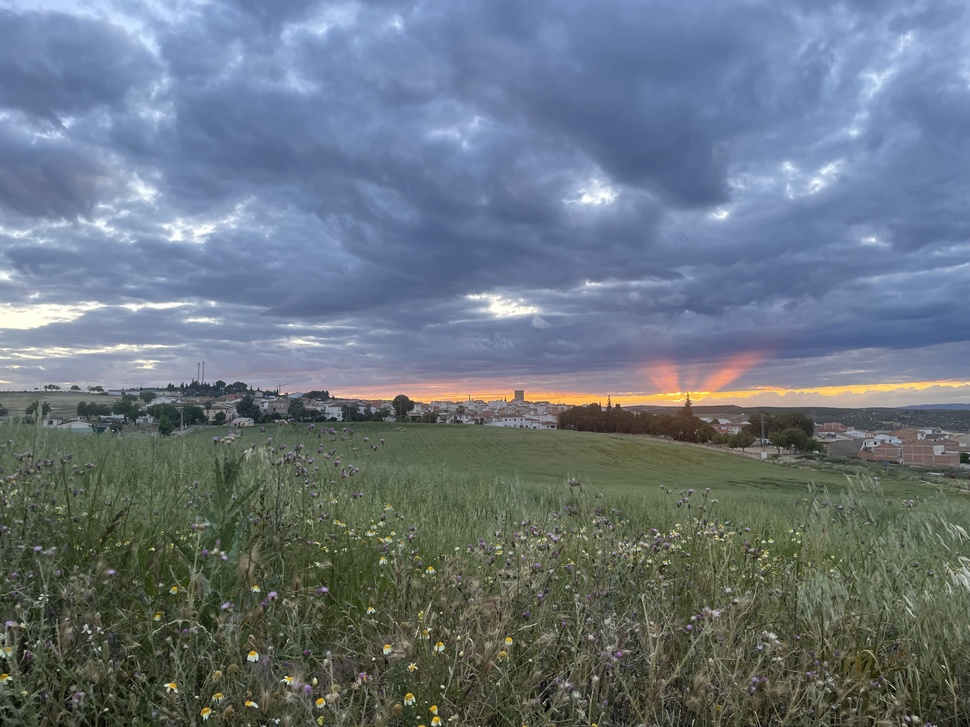
#> input picture ejercicioscapitulo6/imagen.jpg, 970 x 727 px, shrunk from 4032 x 3024 before the run
$ python umbral_adaptativo_media.py
#> lines starting #> are read from the running program, lines starting #| are printed output that depends on the picture; after the words box and inside, x2 and y2 are one past the last pixel; in counts of white or black regions, pixels touching at a corner belong together
# umbral_adaptativo_media.py
import cv2
import matplotlib.pyplot as plt

img = cv2.imread('imagen.jpg', 0)
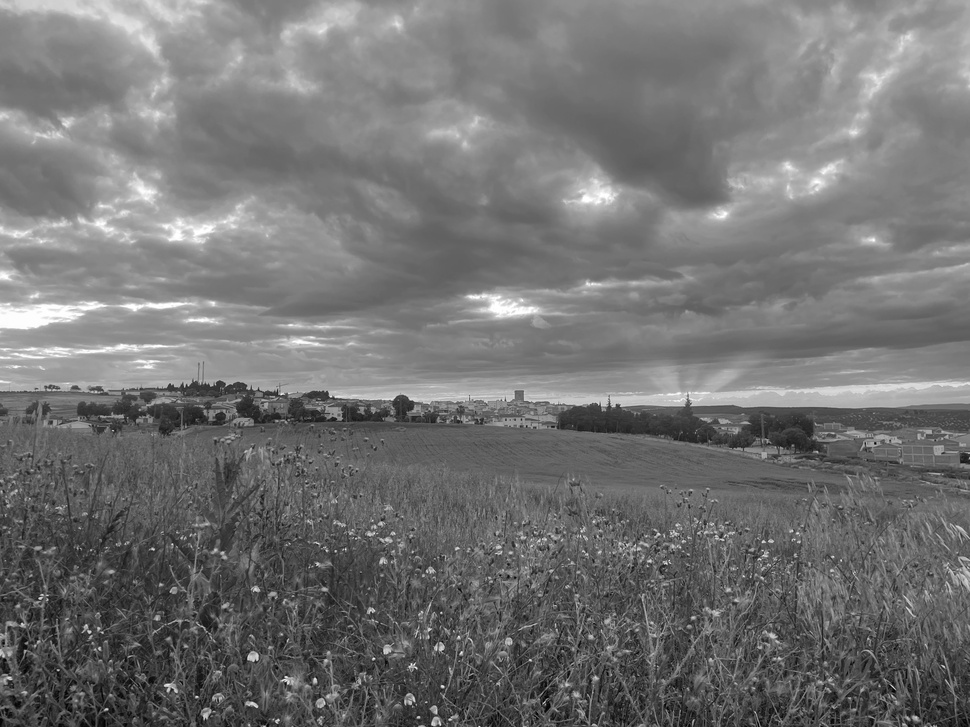
#> img: shape (727, 970); min 0, max 255, mean 114.9

t_adapt_mean = cv2.adaptiveThreshold(img, 255, cv2.ADAPTIVE_THRESH_MEAN_C, cv2.THRESH_BINARY, 11, 2)
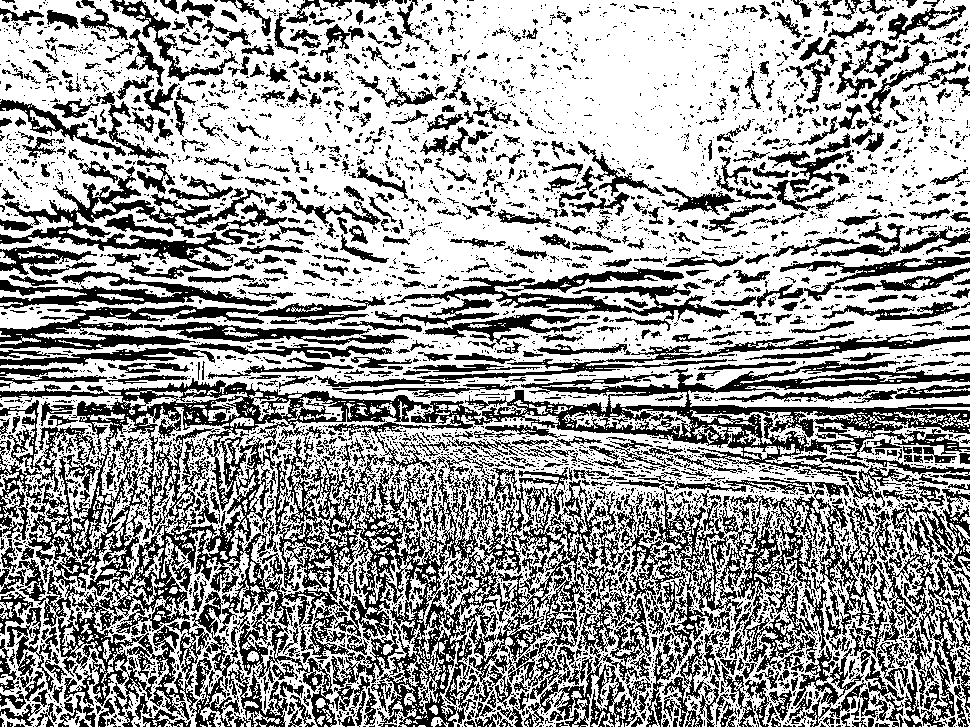
#> t_adapt_mean: shape (727, 970); 61.6% white; 4620 black regions (3743 under 20 px), largest, box (x1, y1, x2, y2) and area: (0, 361, 970, 727) 104501, (802, 489, 970, 727) 11270, (0, 165, 315, 271) 7434


fig, (ax1, ax2) = plt.subplots(1, 2, figsize=(12, 6))

ax1.imshow(img, cmap='gray')
ax1.set_title('Original (Gris)')
ax1.axis('off')

ax2.imshow(t_adapt_mean, cmap='gray')
ax2.set_title('Umbral adaptativo media')
ax2.axis('off')

plt.tight_layout()
plt.show()
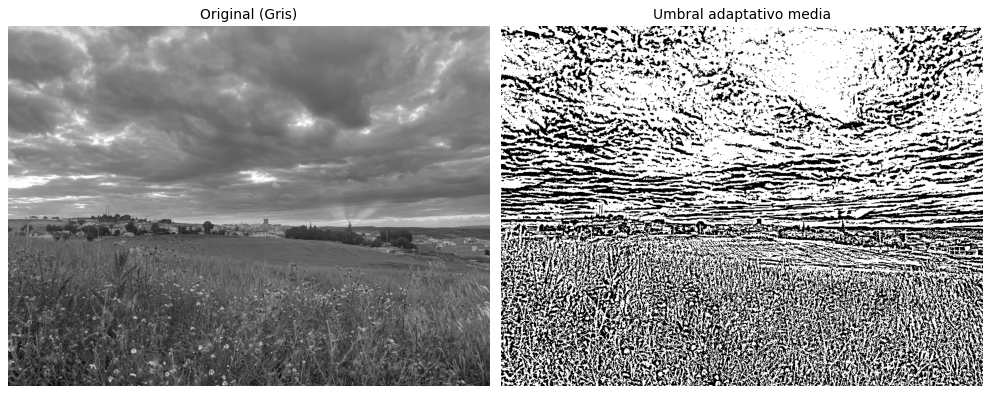
#> figure drawn by matplotlib, 2 panels
